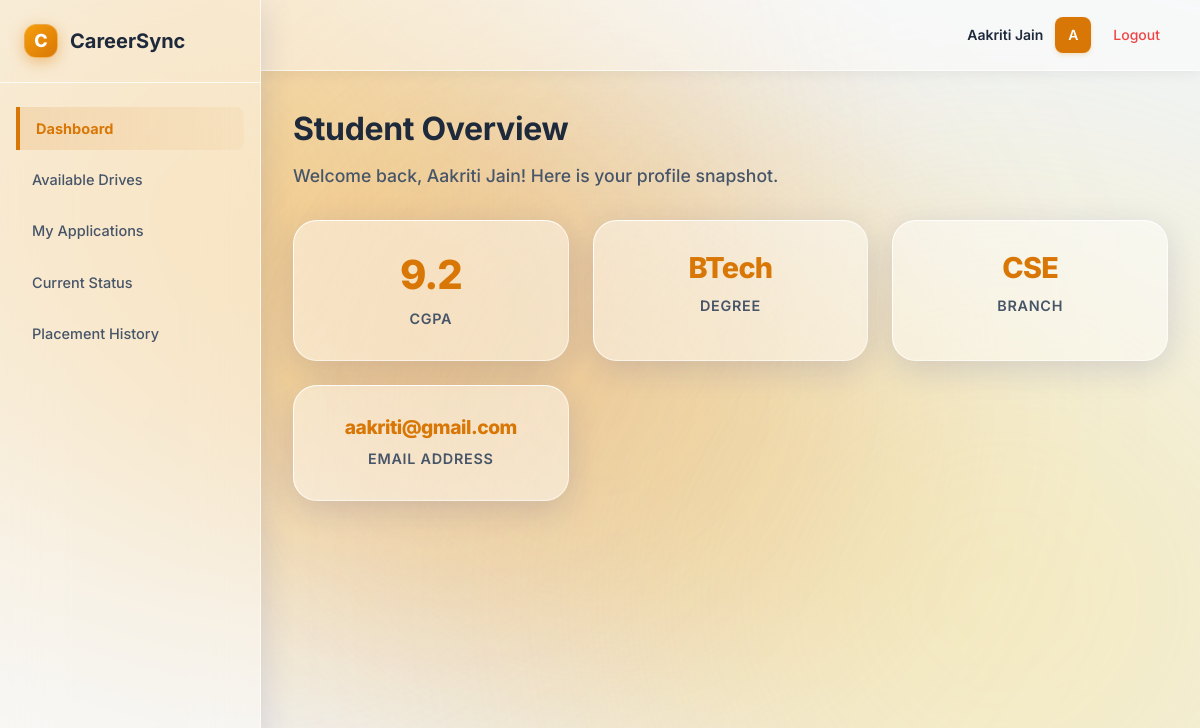
Before: /student/dashboard (signed in) with the older database file.
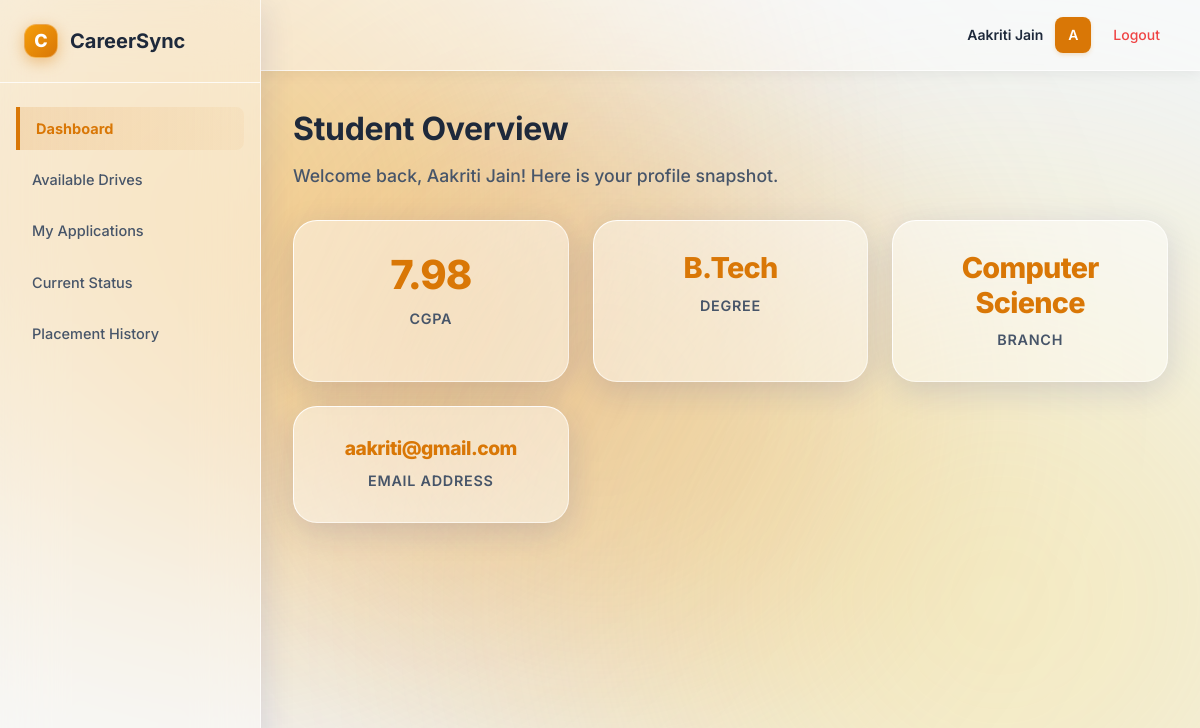
After: the same page with the newer database file.
### models.py (models this page shows)
class Student(db.Model):
    id = db.Column(db.Integer, primary_key = True)
    full_name = db.Column(db.String(100), nullable = False)
    email = db.Column(db.String(100), nullable = False, unique = True)
    pass_hash = db.Column(db.String(100), nullable = False )
    phone_number = db.Column(db.Integer, nullable = False)
    degree = db.Column(db.String(100), nullable = False)
    branch = db.Column(db.String(100), nullable = False)
    cgpa = db.Column(db.Float, nullable = False)
    skills = db.Column(db.String(100), nullable = False)
    resume_filename = db.Column(db.String(100), nullable = False)
    is_active = db.Column(db.Boolean, default = True)
    internship_experience = db.Column(db.String(100))
    co_curricular_achievements = db.Column(db.String(100))
    created_at = db.Column(db.DateTime, default = datetime.now(UTC))
    applications = db.relationship('Application', backref = 'student', lazy = True)
    placements = db.relationship('Placement', backref = 'student', lazy = True)

### app.py (the view)
@app.route("/student/dashboard")
def student_dashboard():
    if not student_logged_in():
        flash("Unauthorized access.")
        return redirect(url_for("login"))
    student = Student.query.get_or_404(session["user_id"])
    applications = Application.query.filter_by(student_id = student.id).all()
    return render_template(
        "student_dashboard.html",
        student = student,
        applications = applications)

### app.py (called while the page is built)
def student_logged_in():
    return "user_id" in session and session.get("role") =="student"

### templates/student_dashboard.html (shortened to what this page needs)
{% extends "base.html" %}
{% block content %}
<h1>Student Overview</h1>
<p style="color: var(--text-muted); margin-bottom: 30px; font-size: 1.1rem;">Welcome back, {{ student.full_name }}! Here is your profile snapshot.</p>
<div class="dashboard-grid">
    <div class="stat-card">
        <div class="stat-value" style="font-size: 2.5rem;">{{ student.cgpa }}</div>
        <div class="stat-label">CGPA</div>
    </div>
    <div class="stat-card">
        <div class="stat-value">{{ student.degree }}</div>
        <div class="stat-label">Degree</div>
    </div>
    <div class="stat-card">
        <div class="stat-value">{{ student.branch }}</div>
        <div class="stat-label">Branch</div>
    </div>
    <div class="stat-card">
        <div class="stat-value" style="font-size: 1.2rem;">{{ student.email }}</div>
        <div class="stat-label">Email Address</div>
    </div>
</div>
{% endblock %}

### templates/base.html (shortened to what this page needs)
<!DOCTYPE html>
<html lang="en">
<head>
</head>
<body>
    <div class="bg-orb"></div>
    <div class="app-layout">
        {% block sidebar %}
        <aside class="sidebar">
            <div class="sidebar-header">
                <div class="logo-icon">C</div>
                CareerSync
            </div>
            <nav class="sidebar-nav">
                {% if session.get('role') == 'admin' %}
                <a href="{{ url_for('admin_dashboard') }}" class="{{ 'active' if request.endpoint == 'admin_dashboard' else '' }}">Dashboard</a>
                <a href="{{ url_for('admin_companies') }}" class="{{ 'active' if request.endpoint == 'admin_companies' else '' }}">Manage Companies</a>
                <a href="{{ url_for('admin_drives') }}" class="{{ 'active' if request.endpoint == 'admin_drives' else '' }}">Placement Drives</a>
                <a href="{{ url_for('admin_students') }}" class="{{ 'active' if request.endpoint == 'admin_students' else '' }}">Manage Students</a>
                <a href="{{ url_for('admin_applications') }}" class="{{ 'active' if request.endpoint == 'admin_applications' else '' }}">View Applications</a>
                <a href="{{ url_for('admin_placements') }}" class="{{ 'active' if request.endpoint == 'admin_placements' else '' }}">Placement History</a>
                <a href="{{ url_for('admin_change_password') }}" class="{{ 'active' if request.endpoint == 'admin_change_password' else '' }}">Change Password</a>
                {% elif session.get('role') == 'student' %}
                <a href="{{ url_for('student_dashboard') }}" class="{{ 'active' if request.endpoint == 'student_dashboard' else '' }}">Dashboard</a>
                <a href="{{ url_for('student_drives') }}" class="{{ 'active' if request.endpoint == 'student_drives' else '' }}">Available Drives</a>
                <a href="{{ url_for('student_applications') }}" class="{{ 'active' if request.endpoint == 'student_applications' else '' }}">My Applications</a>
                <a href="{{ url_for('student_status') }}" class="{{ 'active' if request.endpoint == 'student_status' else '' }}">Current Status</a>
                <a href="{{ url_for('student_history') }}" class="{{ 'active' if request.endpoint == 'student_history' else '' }}">Placement History</a>
                {% endif %}
            </nav>
        </aside>
        {% endblock %}
        <div class="main-wrapper">
            {% block topbar %}
            <header class="topbar">
                <div class="user-profile">
                    {% if session.get('role') %}
                    <span>{{ session.get('user_name', session.get('role') | title) }}</span>
                    <div class="user-avatar">{{ session.get('user_name', session.get('role'))[0] | upper }}</div>
                    <a href="{{ url_for('logout') }}" style="color: #ef4444; margin-left: 10px;">Logout</a>
                    {% else %}
                    <span>Guest User</span>
                    <div class="user-avatar" style="background:#cbd5e1; color: #475569;">G</div>
                    {% endif %}
                </div>
            </header>
            {% endblock %}
            {% block page_container %}
            <div class="container">
                {% block content %}{% endblock %}
            </div>
            {% endblock %}
        </div>
    </div>
</body>
</html>

Changed rows visible on the page:
changed Student "aakriti@gmail.com": cgpa "9.2" → "7.98"; degree "BTech" → "B.Tech"; branch "CSE" → "Computer Science"
